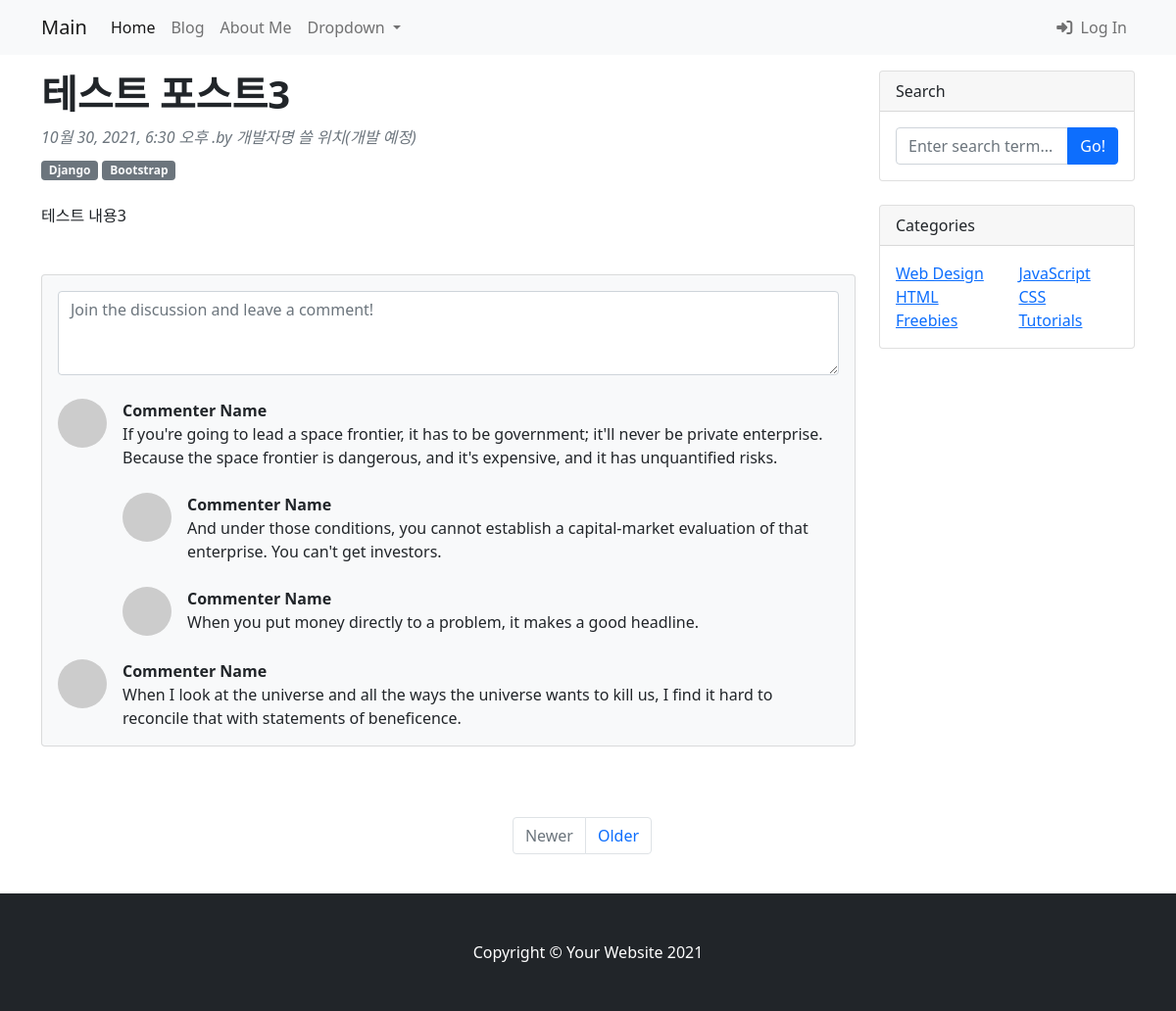
Page /blog/3/ on the committed database.
### blog/models.py (models this page shows, shortened)
class Post(models.Model):
    title = models.CharField(max_length=50)
    content = models.TextField()
    hook_text = models.CharField(max_length=100, blank=True)
    head_img = models.ImageField(upload_to='blog/images/%Y/%m/%d/', blank=True)
    file_upload = models.FileField(upload_to='blog/files/%Y/%m/%d', blank=True)
    created_at = models.DateTimeField(auto_now_add=True)
    updated_at = models.DateTimeField(auto_now=True)
    author = models.ForeignKey(User, null=True, on_delete=models.SET_NULL)

### blog/views.py (the view)
# urls.py: path('<int:pk>/', views.PostDetail.as_view(), name='detail'),
class PostDetail(DetailView):
    model = Post

### templates/blog/post_detail.html (shortened to what this page needs)
{% extends 'blog/base.html' %}
{% block main_area %}
<div id="post-area">
    <article>
        <header class="mb-4">
            <h1 class="fw-bolder mb-1">{{ post.title }}</h1>
            <div class="text-muted fst-italic mb-2">{{ post.created_at }} .by 개발자명 쓸 위치(개발 예정)</div>
            <a class="badge bg-secondary text-decoration-none link-light" href="#!">Django</a>
            <a class="badge bg-secondary text-decoration-none link-light" href="#!">Bootstrap</a>
        </header>
        <section class="mb-5">
            <a>{{ post.content }}</a>
        </section>
    </article>
</div>
<div if="comment-area">
    <section class="mb-5">
        <div class="card bg-light">
            <div class="card-body">
                <form class="mb-4"><textarea class="form-control" rows="3"
                                             placeholder="Join the discussion and leave a comment!"></textarea>
                </form>
                <div class="d-flex mb-4">
                    <div class="flex-shrink-0"><img class="rounded-circle"
                                                    src="https://dummyimage.com/50x50/ced4da/6c757d.jpg"
                                                    alt="..."></div>
                    <div class="ms-3">
                        <div class="fw-bold">Commenter Name</div>
                        If you're going to lead a space frontier, it has to be government; it'll never be
                        private enterprise. Because the space frontier is dangerous, and it's expensive, and it
                        has unquantified risks.
                        <div class="d-flex mt-4">
                            <div class="flex-shrink-0"><img class="rounded-circle"
                                                            src="https://dummyimage.com/50x50/ced4da/6c757d.jpg"
                                                            alt="..."></div>
                            <div class="ms-3">
                                <div class="fw-bold">Commenter Name</div>
                                And under those conditions, you cannot establish a capital-market evaluation of
                                that enterprise. You can't get investors.
                            </div>
                        </div>
                        <div class="d-flex mt-4">
                            <div class="flex-shrink-0"><img class="rounded-circle"
                                                            src="https://dummyimage.com/50x50/ced4da/6c757d.jpg"
                                                            alt="..."></div>
                            <div class="ms-3">
                                <div class="fw-bold">Commenter Name</div>
                                When you put money directly to a problem, it makes a good headline.
                            </div>
                        </div>
                    </div>
                </div>
                <div class="d-flex">
                    <div class="flex-shrink-0"><img class="rounded-circle"
                                                    src="https://dummyimage.com/50x50/ced4da/6c757d.jpg"
                                                    alt="..."></div>
                    <div class="ms-3">
                        <div class="fw-bold">Commenter Name</div>
                        When I look at the universe and all the ways the universe wants to kill us, I find it
                        hard to reconcile that with statements of beneficence.
                    </div>
                </div>
            </div>
        </div>
    </section>
</div>
{% endblock %}

### rows in the picture
Post: title "테스트 포스트3", created_at "10월 30, 2021, 6:30 오후", content "테스트 내용3"
